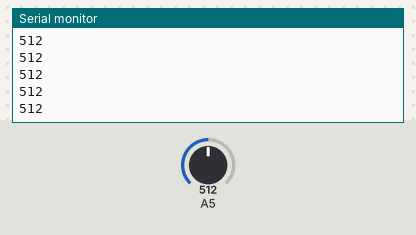
Bench run of a sketch on a simulated Arduino Uno, built with avr-gcc and run on an emulated ATmega328P. Shown: the last lines printed to the serial monitor. The inputs (shaded band) are chosen by the test bench; at power-on: A5 = 512.

Above: at 1.2 s.
1.3 s: A5 set to 716
At 2.2 s:
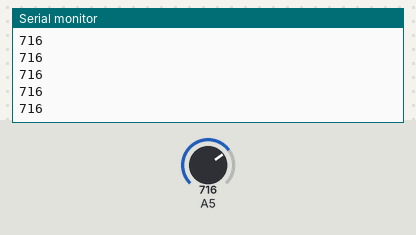
2.8 s: A5 set to 900
At 3.6 s:
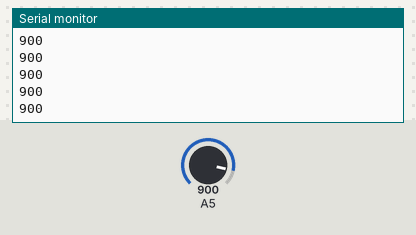
Timing chart, 0 to 5.8 s (numbered marks = the images above; inputs shaded):
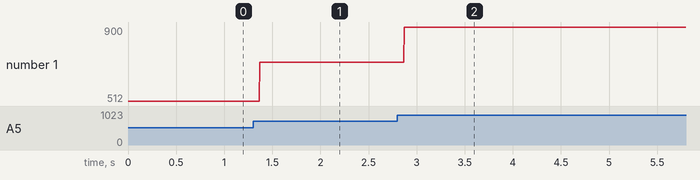

Measured:
- after the input at 1.3 s, the serial monitor: prints a new line after 0.07 s (image 1)
- after the input at 2.8 s, the serial monitor: prints a new line after 0.07 s (image 2)
- plotted number 1: 512 → 716 after the input at 1.3 s, 716 → 900 after the input at 2.8 s

The sketch:

sketch_feb03c.ino
```cpp
 int sp = A5;

void setup() {
  // put your setup code here, to run once:
 Serial.begin(9600);
 pinMode(A5,INPUT);
}

void loop() {
  // put your main code here, to run repeatedly:

Serial.println(analogRead(A5));
}
```
